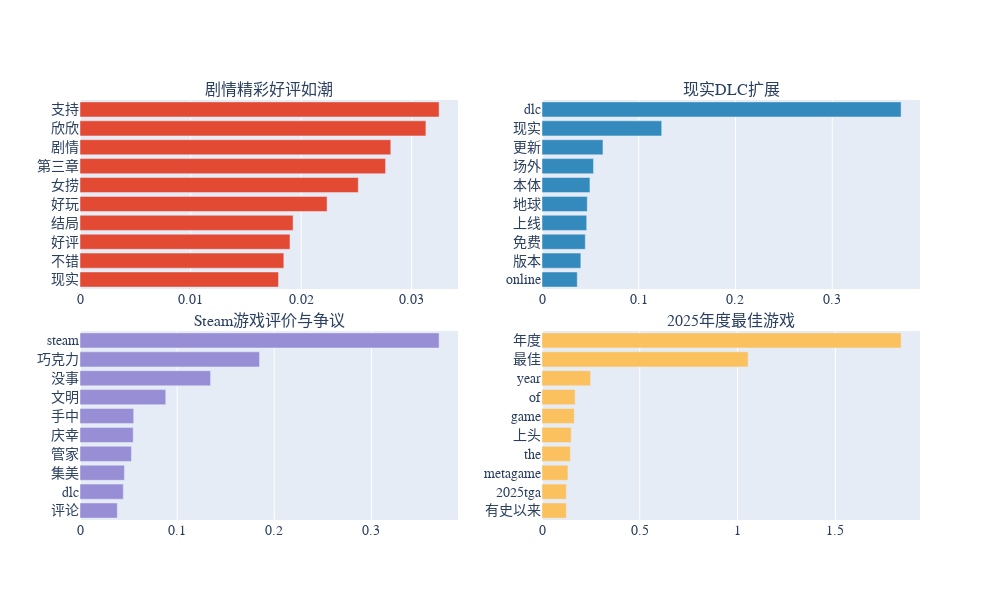

Here is the notebook cell this chart was saved with:
### Code cell
from plotly.subplots import make_subplots
import plotly.graph_objects as go

# 示例：四个主题自定义颜色（可自行挑选）
bar_colors = ["#E24A33", "#348ABD", "#988ED5", "#FBC15E"]

# 你的主题ID和中文标题
topic_ids = list(topic_titles.keys())[:4]
subplot_titles = [topic_titles[tid] for tid in topic_ids]

fig = make_subplots(
    rows=2, cols=2,
    subplot_titles=subplot_titles,
    vertical_spacing=0.1 
)

for i, tid in enumerate(topic_ids):
    keywords_scores = bertopic_model.get_topic(tid)[:10]
    keywords = [w for w, s in keywords_scores]
    scores = [s for w, s in keywords_scores]

    bar = go.Bar(
        x=scores,
        y=keywords,
        orientation='h',
        marker=dict(color=bar_colors[i]),
        showlegend=False
    )

    row, col = i//2 + 1, i%2 + 1
    fig.add_trace(bar, row=row, col=col)

# 全局美化
fig.update_layout(
    height=600,
    width=1000,
    font=dict(family="SimHei", size=14)
)
fig.update_yaxes(autorange="reversed")  # 让最重要的关键词在上方
fig.show()
fig.write_html("bertopic_2x2_colored.html")

### Figure 1 — Plotly figure (JSON) as saved in the notebook; plotly's stock layout.template omitted (floating-point values rounded to 4 significant figures)
{"data": [{"marker": {"color": "#E24A33"}, "orientation": "h", "showlegend": false, "type": "bar", "x": [0.03248, 0.03128, 0.02811, 0.02763, 0.02517, 0.02235, 0.01927, 0.01899, 0.01843, 0.01795], "xaxis": "x", "y": ["支持", "欣欣", "剧情", "第三章", "女捞", "好玩", "结局", "好评", "不错", "现实"], "yaxis": "y"}, {"marker": {"color": "#348ABD"}, "orientation": "h", "showlegend": false, "type": "bar", "x": [0.3712, 0.1237, 0.06301, 0.05327, 0.04955, 0.04679, 0.04621, 0.04475, 0.04015, 0.03644], "xaxis": "x2", "y": ["dlc", "现实", "更新", "场外", "本体", "地球", "上线", "免费", "版本", "online"], "yaxis": "y2"}, {"marker": {"color": "#988ED5"}, "orientation": "h", "showlegend": false, "type": "bar", "x": [0.3698, 0.1848, 0.1344, 0.08829, 0.0553, 0.05482, 0.05298, 0.04575, 0.04458, 0.03842], "xaxis": "x3", "y": ["steam", "巧克力", "没事", "文明", "手中", "庆幸", "管家", "集美", "dlc", "评论"], "yaxis": "y3"}, {"marker": {"color": "#FBC15E"}, "orientation": "h", "showlegend": false, "type": "bar", "x": [1.836, 1.054, 0.2485, 0.1695, 0.165, 0.1495, 0.145, 0.1326, 0.1242, 0.1242], "xaxis": "x4", "y": ["年度", "最佳", "year", "of", "game", "上头", "the", "metagame", "2025tga", "有史以来"], "yaxis": "y4"}], "layout": {"annotations": [{"font": {"size": 16}, "showarrow": false, "text": "剧情精彩好评如潮", "x": 0.225, "xanchor": "center", "xref": "paper", "y": 1, "yanchor": "bottom", "yref": "paper"}, {"font": {"size": 16}, "showarrow": false, "text": "现实DLC扩展", "x": 0.775, "xanchor": "center", "xref": "paper", "y": 1, "yanchor": "bottom", "yref": "paper"}, {"font": {"size": 16}, "showarrow": false, "text": "Steam游戏评价与争议", "x": 0.225, "xanchor": "center", "xref": "paper", "y": 0.45, "yanchor": "bottom", "yref": "paper"}, {"font": {"size": 16}, "showarrow": false, "text": "2025年度最佳游戏", "x": 0.775, "xanchor": "center", "xref": "paper", "y": 0.45, "yanchor": "bottom", "yref": "paper"}], "font": {"family": "SimHei", "size": 14}, "height": 600, "width": 1000, "xaxis": {"anchor": "y", "domain": [0, 0.45]}, "xaxis2": {"anchor": "y2", "domain": [0.55, 1]}, "xaxis3": {"anchor": "y3", "domain": [0, 0.45]}, "xaxis4": {"anchor": "y4", "domain": [0.55, 1]}, "yaxis": {"anchor": "x", "autorange": "reversed", "domain": [0.55, 1]}, "yaxis2": {"anchor": "x2", "autorange": "reversed", "domain": [0.55, 1]}, "yaxis3": {"anchor": "x3", "autorange": "reversed", "domain": [0, 0.45]}, "yaxis4": {"anchor": "x4", "autorange": "reversed", "domain": [0, 0.45]}}}
